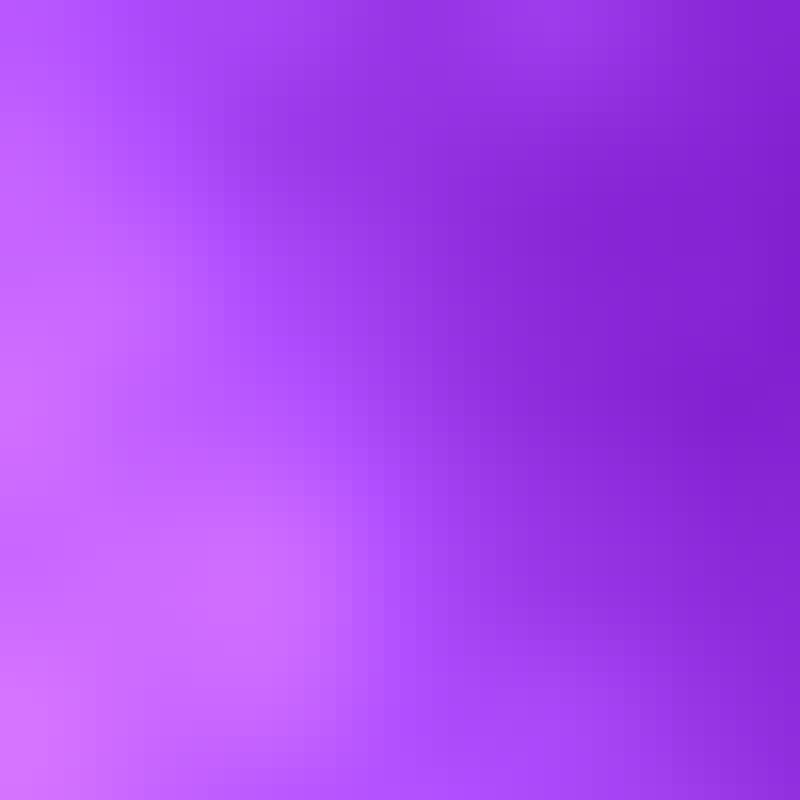
Frame 1 (no input)
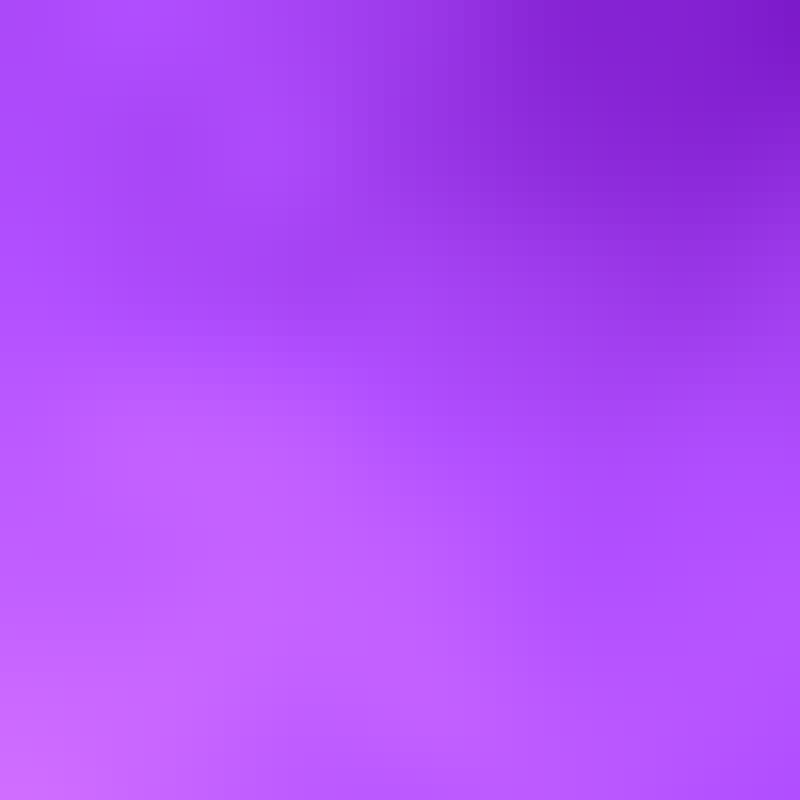
Frame 60 (the mouse pressed at the canvas centre just before this capture)
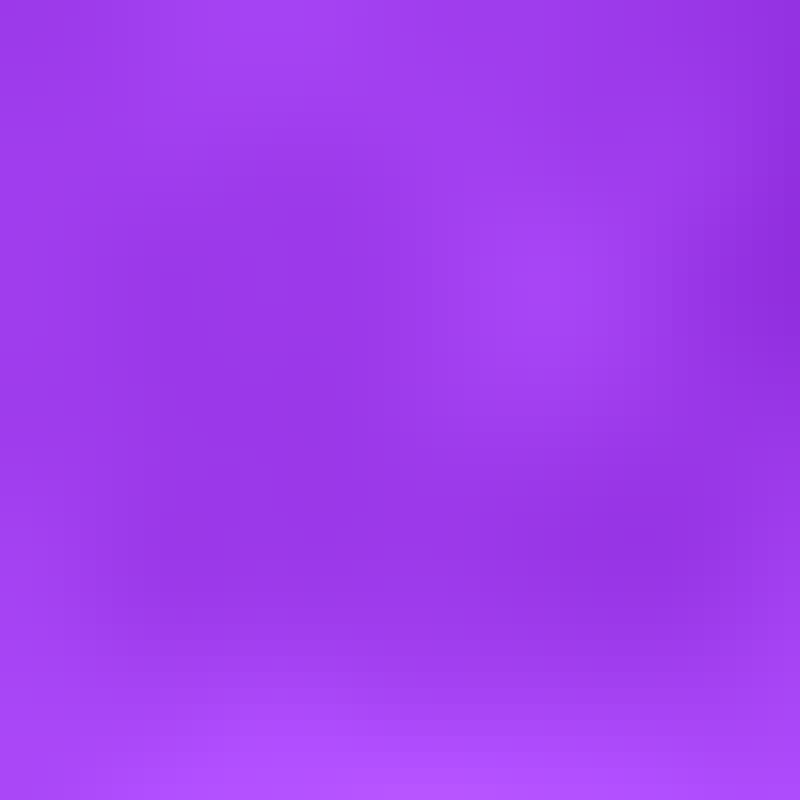
Frame 120 (the mouse held since frame 60 and released just before this capture)

The Processing sketch that drew these frames (run headless with seeded random() and noise(); from frame 60 on, the mouse is pressed at the canvas centre):

// Processing sketch: perlinCloudRandom
// ── perlinCloudRandom.pde
float x,y;
int rows,cols;
float zoom;
float angle;
float red,green,blue;

void setup(){
    size(800,800);
    rows = width/16;
    cols = height/16;
    zoom = 70;
    angle = 0;
    red = random(255);
    green = random(255);
    blue = random(255);
}

void draw(){
    background(0);
    noStroke();
    for (int i = 0; i < rows; i++) {
        for (int j = 0; j < cols; j++) {
            float n = noise(i/zoom, j/zoom, angle);
            float newRed = red + n*200 - 100;
            float newGreen = green + n*200 - 100;
            float newBlue = blue + n*200 - 100;
            fill(newRed,newGreen,newBlue);
            rect(i*16,j*16,16,16);
        }
    }
    angle+=0.01;
}
